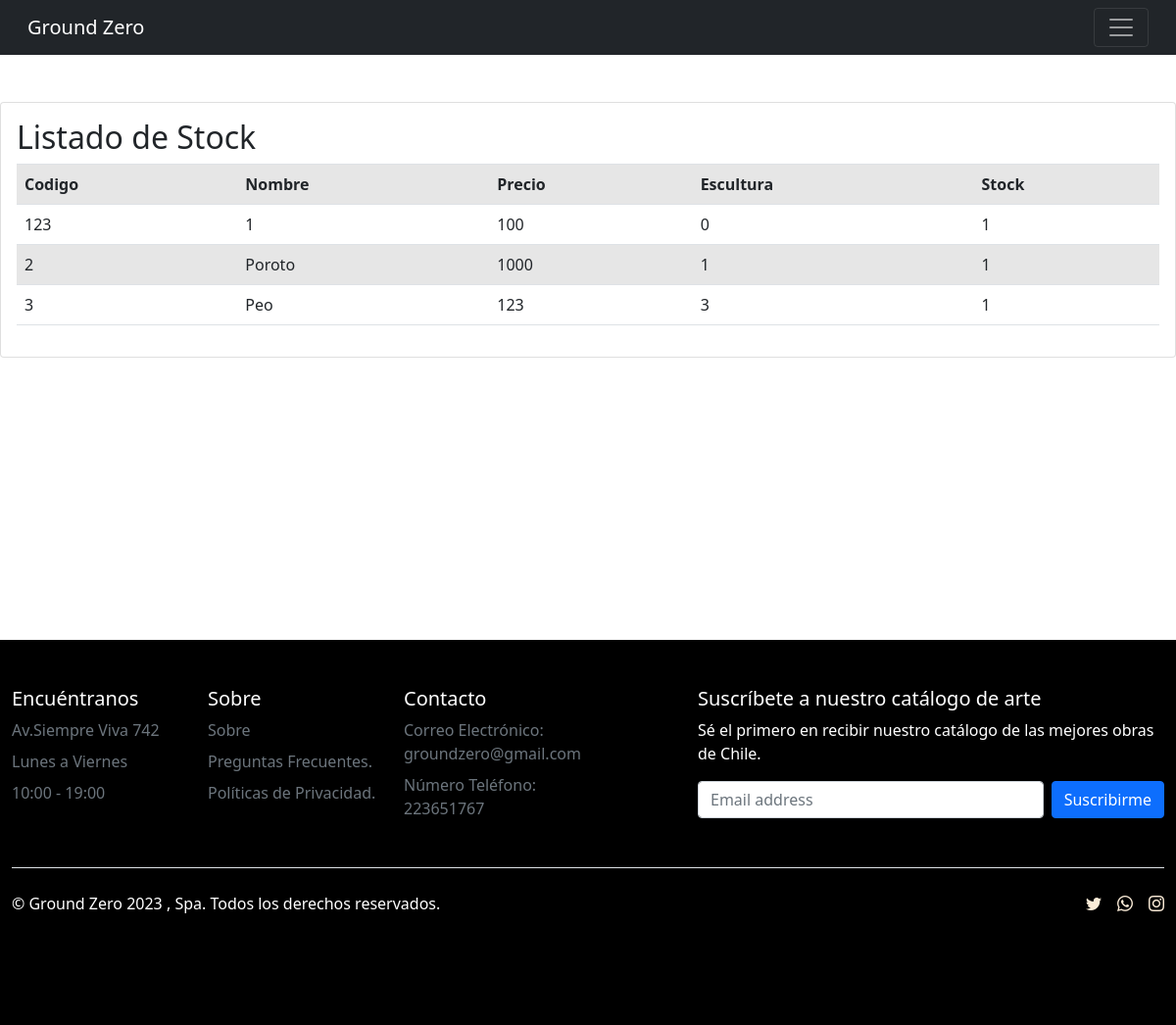
Screenshot of /listar-productos/ with the database file from the repository.
### app/models.py (models this page shows, shortened)
class Producto(models.Model):
    codigo = models.CharField(max_length=10)
    nombre = models.CharField(max_length=50 )
    fecha_creacion = models.DateField()
    precio = models.IntegerField()
    stock = models.IntegerField()
    arte = models.IntegerField(choices=opciones_consultas)
    descripcion = models.CharField(max_length=42)
    imagen = models.ImageField(upload_to="productos", null=True)

### app/views.py (the view)
# urls.py: path('listar-productos/', listar_productos, name="listar_productos"),
def listar_productos(request):
    productos = Producto.objects.all()
    data = {
        'productos':productos
    }
    return render(request, 'app/producto/listar.html', data)

### app/templates/app/producto/listar.html (shortened to what this page needs)
{% load static %}
<!doctype html>
<html lang="en">
<head>
    <link rel="stylesheet" href="https://cdn.jsdelivr.net/npm/bootstrap-icons@1.10.5/font/bootstrap-icons.css">
    <link rel="stylesheet" href="https://stackpath.bootstrapcdn.com/bootstrap/4.5.2/css/bootstrap.min.css">
    <link href="https://cdn.jsdelivr.net/npm/bootstrap@5.1.3/dist/css/bootstrap.min.css" rel="stylesheet"
>
        {% block css %}
        <link rel="stylesheet" href="{% static 'app/css/style.css' %}">
        {% endblock  %}
</head>
<body>
    <header>
        <nav class="navbar navbar-dark bg-dark">
            <div class="container-fluid">
                <a class="navbar-brand" href="{% url 'index' %}">Ground Zero</a>
                <button class="navbar-toggler" type="button" data-bs-toggle="collapse"
                    data-bs-target="#navbarSupportedContent" aria-controls="navbarSupportedContent"
                    aria-expanded="false" aria-label="Toggle navigation">
                    <span class="navbar-toggler-icon"></span>
                </button>
            </div>
        </nav>
    </header>
    <br><br>
    <div class="card">
        <div class="card-body">
            <h2>Listado de Stock</h2>
            <table class="table table-striped table-hover table-responisve-sm">
        <tr>
            <th>Codigo</th>
            <th>Nombre</th>
            <th>Precio</th>
            <th>Escultura</th>
            <th>Stock</th>
        </tr>
        {% for p in productos %}
        <tr>
            <td>{{p.codigo | title}}</td>
            <td>{{p.nombre | title}}</td>
            <td>{{p.precio | title}}</td>
            <td>{{p.arte | title}}</td>
            <td>{{p.stock | title}}</td>
        </tr>
        {% endfor %}
    </table>
        </div>
    </div><br><br><br><br><br><br><br><br><br><br><br><br>
    <footer>
        <div class="container-fluid" style="background-color: black;">
            <footer class="py-5">
                <div class="row">
                    <div class="col-6 col-md-2 mb-3">
                        <h5>Encuéntranos</h5>
                        <ul class="nav flex-column">
                            <li class="nav-item mb-2"><a href="#" class="nav-link p-0 text-muted">Av.Siempre Viva
                                    742</a></li>
                            <li class="nav-item mb-2"><a href="#" class="nav-link p-0 text-muted">Lunes a
                                    Viernes</a></li>
                            <li class="nav-item mb-2"><a href="#" class="nav-link p-0 text-muted">10:00 - 19:00</a>
                            </li>
                        </ul>
                    </div>
                    <div class="col-6 col-md-2 mb-3">
                        <h5>Sobre</h5>
                        <ul class="nav flex-column">
                            <li class="nav-item mb-2"><a href="#" class="nav-link p-0 text-muted">Sobre</a></li>
                            <li class="nav-item mb-2"><a href="#" class="nav-link p-0 text-muted">Preguntas
                                    Frecuentes.</a></li>
                            <li class="nav-item mb-2"><a href="#" class="nav-link p-0 text-muted">Políticas de
                                    Privacidad.</a></li>
                        </ul>
                    </div>
                    <div class="col-6 col-md-2 mb-3">
                        <h5>Contacto</h5>
                        <ul class="nav flex-column">
                            <li class="nav-item mb-2"><a href="#" class="nav-link p-0 text-muted">Correo Electrónico:
                                groundzero@gmail.com</a></li>
                            <li class="nav-item mb-2"><a href="#" class="nav-link p-0 text-muted">Número Teléfono:
                                    223651767</a></li>
                        </ul>
                    </div>
                    <div class="col-md-5 offset-md-1 mb-3">
                        <form>
                            <h5>Suscríbete a nuestro catálogo de arte</h5>
                            <p style="color:#fff ;">Sé el primero en recibir nuestro catálogo de las mejores obras
                                de Chile.</p>
                            <div class="d-flex flex-column flex-sm-row w-100 gap-2">
                                <input id="newsletter1" type="text" class="form-control" placeholder="Email address">
                                <button class="btn btn-primary" type="button">Suscribirme</button>
                            </div>
                        </form>
                    </div>
                </div>
                <div class="d-flex flex-column flex-sm-row justify-content-between py-4 my-4 border-top">
                    <p style="color: #fff;">© Ground Zero 2023 , Spa. Todos los derechos reservados.</p>
                    <ul class="list-unstyled d-flex">
                        <li class="ms-3"><a class="link-dark" href="#">
                                <i class="bi bi-twitter"style="color: antiquewhite;"></i></a></li>
                        <li class="ms-3"><a class="link-dark" href="#"><i class="bi bi-whatsapp"style="color: antiquewhite;"></i></a></li>
                        <li class="ms-3"><a class="link-dark" href="#"><i class="bi bi-instagram" style="color: antiquewhite;"></i></a></li>
                    </ul>
                </div>
            </footer>
    </body>
    </html>

### app/static/app/css/style.css (style rules this page uses)
h5 { color:#ffffff; }

### rows the page displays
Producto: codigo "123", nombre "1", precio "100", arte "0", stock "1"
Producto: codigo "2", nombre "Poroto", precio "1000", arte "1", stock "1"
Producto: codigo "3", nombre "Peo", precio "123", arte "3", stock "1"
